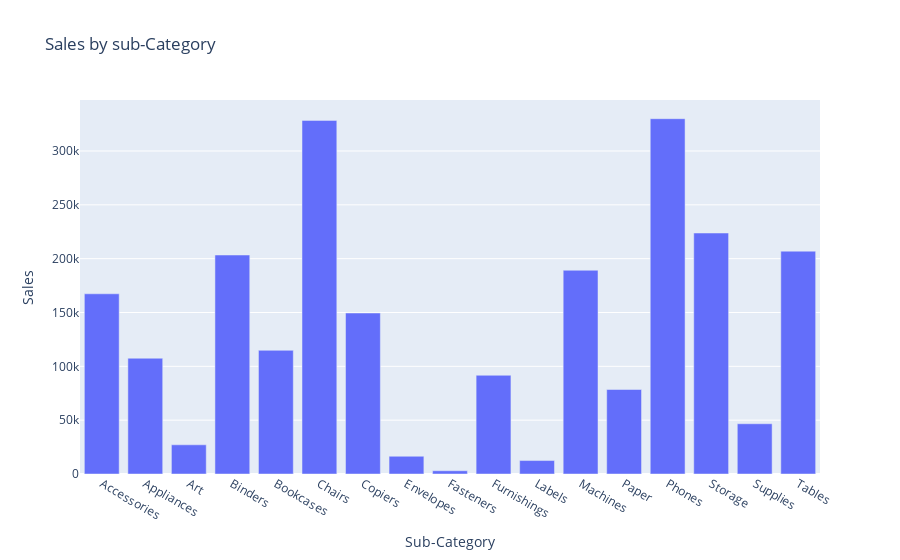

The cell this chart's notebook holds for it:
### Code cell
graph = px.bar(
    sales_by_subcategory,
    x='Sub-Category',
    y='Sales',
    title='Sales by sub-Category'
)

graph.show()

### Figure 1 — Plotly figure (JSON) as saved in the notebook; plotly's stock layout.template omitted (floating-point values rounded to 4 significant figures)
{"data": [{"hovertemplate": "Sub-Category=%{x}<br>Sales=%{y}<extra></extra>", "legendgroup": "", "marker": {"color": "#636efa", "pattern": {"shape": ""}}, "name": "", "orientation": "v", "showlegend": false, "textposition": "auto", "type": "bar", "x": ["Accessories", "Appliances", "Art", "Binders", "Bookcases", "Chairs", "Copiers", "Envelopes", "Fasteners", "Furnishings", "Labels", "Machines", "Paper", "Phones", "Storage", "Supplies", "Tables"], "xaxis": "x", "y": [167400.0, 107500.0, 27120.0, 203400.0, 114900.0, 328400.0, 149500.0, 16480.0, 3024.0, 91710.0, 12490.0, 189200.0, 78480.0, 330000.0, 223800.0, 46670.0, 207000.0], "yaxis": "y"}], "layout": {"barmode": "relative", "legend": {"tracegroupgap": 0}, "title": {"text": "Sales by sub-Category"}, "xaxis": {"anchor": "y", "domain": [0, 1], "title": {"text": "Sub-Category"}}, "yaxis": {"anchor": "x", "domain": [0, 1], "title": {"text": "Sales"}}}}
